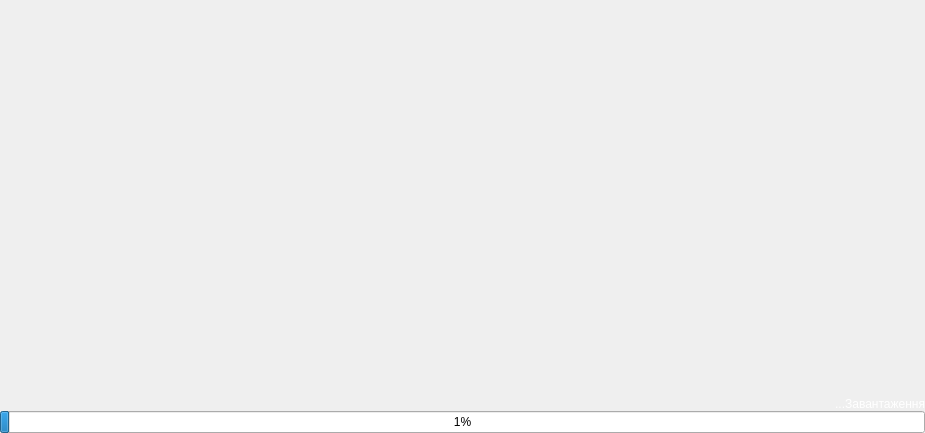
<?xml version="1.0" encoding="UTF-8"?>
<ui version="4.0">
 <class>Form</class>
 <widget class="QWidget" name="Form">
  <property name="geometry">
   <rect>
    <x>0</x>
    <y>0</y>
    <width>925</width>
    <height>433</height>
   </rect>
  </property>
  <property name="windowTitle">
   <string>Form</string>
  </property>
  <property name="layoutDirection">
   <enum>Qt::LeftToRight</enum>
  </property>
  <property name="styleSheet">
   <string notr="true">background-image: url(:/Sun.jpg);</string>
  </property>
  <layout class="QGridLayout" name="gridLayout">
   <property name="leftMargin">
    <number>0</number>
   </property>
   <property name="topMargin">
    <number>0</number>
   </property>
   <property name="rightMargin">
    <number>0</number>
   </property>
   <property name="bottomMargin">
    <number>0</number>
   </property>
   <property name="spacing">
    <number>0</number>
   </property>
   <item row="0" column="0">
    <widget class="QLabel" name="labelIco">
     <property name="sizePolicy">
      <sizepolicy hsizetype="Expanding" vsizetype="Expanding">
       <horstretch>0</horstretch>
       <verstretch>0</verstretch>
      </sizepolicy>
     </property>
     <property name="styleSheet">
      <string notr="true">color: rgb(255, 255, 255);
font: 16pt &quot;Segoe UI&quot;;</string>
     </property>
     <property name="text">
      <string>...Завантаження</string>
     </property>
     <property name="alignment">
      <set>Qt::AlignBottom|Qt::AlignRight|Qt::AlignTrailing</set>
     </property>
    </widget>
   </item>
   <item row="1" column="0">
    <widget class="QProgressBar" name="progressBar">
     <property name="styleSheet">
      <string notr="true"/>
     </property>
     <property name="value">
      <number>1</number>
     </property>
     <property name="textVisible">
      <bool>true</bool>
     </property>
     <property name="orientation">
      <enum>Qt::Horizontal</enum>
     </property>
     <property name="invertedAppearance">
      <bool>false</bool>
     </property>
     <property name="textDirection">
      <enum>QProgressBar::TopToBottom</enum>
     </property>
    </widget>
   </item>
  </layout>
 </widget>
 <resources/>
 <connections/>
</ui>
